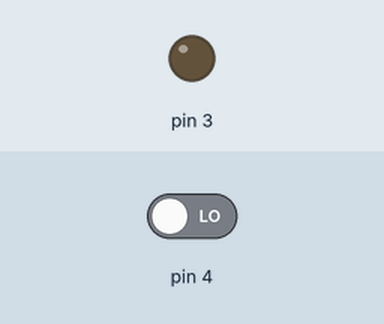
Recording of a sketch running on a simulated Arduino Uno, built with avr-gcc and run on an emulated ATmega328P. On the bench: output pins drawn as LEDs (lit = HIGH). The inputs (shaded band) are chosen by the test bench; at power-on: pin 4 LOW.

Above: at 1.2 s.
1.3 s: pin 4 driven HIGH
At 2.1 s:
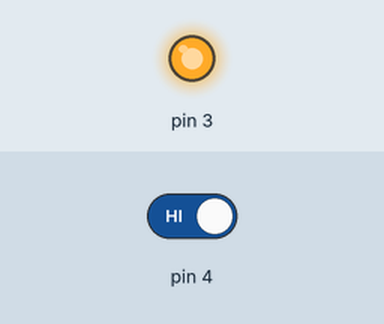
Timing chart, 0 to 8.8 s (numbered marks = the images above; inputs shaded):
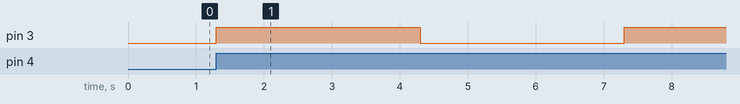

The sketch:

Basic_Delay.ino
```cpp
void setup() {
pinMode(3,OUTPUT);
pinMode(4,INPUT);

}

void loop() {

if(digitalRead(4)==HIGH)
{
  digitalWrite(3,HIGH);
  delay(3000);
  digitalWrite(3,LOW);
  delay(3000);
}
else
{
  digitalWrite(3,LOW);
}
}
```

Measured:
- after the input at 1.3 s, pin 3: LOW → HIGH at once, → LOW 3.0 s later, → HIGH 3.0 s later
